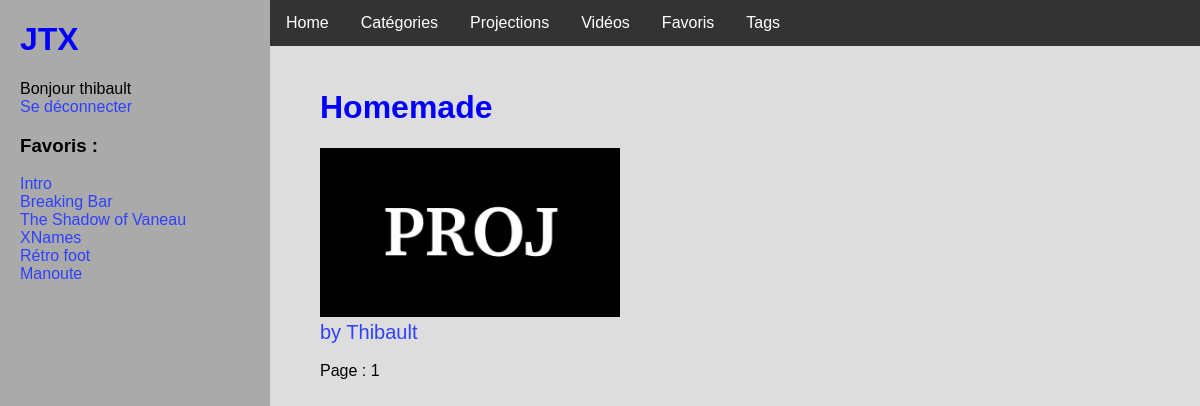
The app's page /category/4/1/ (signed in), older data.
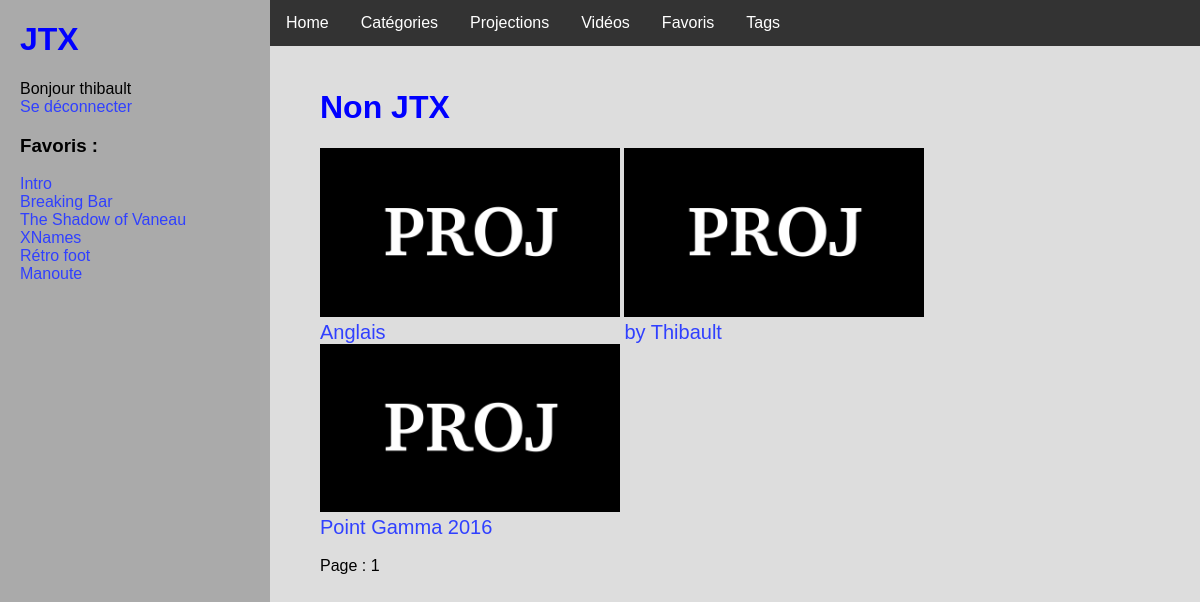
The same page, newer data.
### videos/models.py (models this page shows, shortened)
class Favorite(models.Model):
    user = models.ForeignKey(User)
    video = models.ForeignKey(Video)
    date = models.DateTimeField(auto_now_add = True)
    class Meta:
        unique_together = (('user', 'video'),)

class Video(models.Model):
    titre = models.CharField(max_length=100)
    date = models.DateField(default=datetime.date.today)
    url = models.CharField(max_length=1000)
    extension = models.CharField(max_length=4, default="mp4")
    views = models.IntegerField(default=0)
    public = models.BooleanField(default=False)

class Category(models.Model):
    titre = models.CharField(max_length=100)
    public = models.BooleanField(default=False)

class Proj(models.Model):
    titre = models.CharField(max_length=100)
    category = models.ForeignKey(Category)
    date = models.DateField(default=datetime.date.today)
    views = models.IntegerField(default=0)

### videos/views.py (the view)
# urls.py: url(r'^category/(?P<category_id>[0-9]+)/(?P<page>[0-9]+)/$', views.category, name='category'),
def category(request, category_id, page=1):
    cat = get_object_or_404(Category, pk=category_id)
    if cat.public or request.user.is_authenticated:
        projs = Proj.objects.filter(category=cat)
        context = {
            'titre': cat.titre,
            'id': category_id,
        }
        return pagination(request, 'projs.html', context, projs, page, 'category')
    else:
        return index(request)

### videos/views.py (called while the page is built)
def id(x):
    return x

def pagination(request, template, context, elements, page, adress, f = id):
    page = int(page)
    nb_page = ((elements.count() - 1) // n_page) + 1
    elements = elements.all()[(page - 1) * n_page:page * n_page]
    context['pages'] = range(1, nb_page + 1)
    context['page'] = page
    elements = map(f, elements)
    context['elements'] = elements
    context['adress'] = 'videos:' + adress
    return render(request, template, context)

### videos/templates/projs.html
{% extends 'base.html' %}
{% block body %}
{% if elements %}
{% load static %}
	{% for p in elements %}
    <a href="{% url 'videos:proj' p.id %}">
        <figure style="display:table-cell">
            <img width="300px" src="{% static 'proj.png' %}"/>
            <figcaption style="font-size:20px">{{p.titre}}</figcaption>
        </figure>
    </a>
	{% endfor %}
{% endif %}
{% endblock %}

### videos/templates/base.html (shortened to what this page needs)
{% load static %}
<!DOCTYPE html>
<html>
<head>
  <link rel="stylesheet" href="{% static 'style.css' %}"/>
</head>
<body>
<div id="lateral_bar">
    <h1> JTX </h1>
    {% if request.user.is_authenticated %}
        Bonjour {{ request.user.username }}
        <br/>
        <a href="/logout/">Se déconnecter</a>
        <br/>
        <h3>Favoris :</h3>
        {% for f in request.user.favorite_set.all %}
        <a href="{% url 'videos:video' f.video.id %}">{{ f.video.titre }}</a>
        <br/>
        {% endfor %}
    {% else %}
        <a href="/login/">Se connecter</a>
    {% endif %}
</div>
<div id="central">
	<div id="navigation_bar">"
    <ul>
        <li><a href="/">Home</a></li>
        <li><a href="{% url 'videos:categories' %}">Catégories</a></li>
        <li><a href="{% url 'videos:projs' 1 %}">Projections</a></li>
        <li><a href="{% url 'videos:videos' 1 %}">Vidéos</a></li>
        {% if request.user.is_authenticated %}
            <li><a href="{% url 'videos:favorites' 1 %}">Favoris</a></li>
        {% endif %}
        <li><a href="{% url 'videos:tags' %}">Tags</a></li>
    </ul>
	</div>
	<div id="body">
    {% if titre_tag %}
        <span class="tag" style="font-size:30px">{{titre}}</span><br/><br/>
    {% else %}
        <h1>{{titre}}</h1>
    {% endif %}
    {% block body %}
    {% endblock %}
    {% if pages and page and adress %}
        <br/>
        <br/>
        Page :
        {% for p in pages %}
            {% if p != page %}
                {% if id %}
                    <a href="{% url adress id p %}">{{p}}</a>
                {% else %}
                    <a href="{% url adress p %}">{{p}}</a>
                {% endif %}
            {% else %}
                {{p}}
            {% endif %}
        {% endfor %}
    {% endif %}
	</div>
</div>
</body>
</html>

### videos/static/style.css (style rules this page uses)
* { font-family: Arial; }
#lateral_bar { position: absolute; top:0; bottom:0; width:250px; background-color: #AAAAAA; padding-left: 20px; }
#central { position: absolute; top: 0; bottom:0; margin-left: 270px; }
#body { float: right; margin-top:30px; padding-top: 20px; padding-left: 50px; }
body { padding: 0; margin: 0; background-color: #DDDDDD; }
h1 { color: blue; }
a { color: #3040FF; text-decoration: none; }
#navigation_bar ul { list-style-type: none; margin: 0; padding: 0; overflow: hidden; background-color: #333; position: fixed; top: 0; width: 100%; }
#navigation_bar li { float: left; }
#navigation_bar li a { display: block; color: white; text-align: center; padding: 14px 16px; text-decoration: none; }

Row changes from the older to the newer data that the page shows:
changed Category: titre "Homemade" → "Non JTX"
now on this page (row edited): Proj: titre "Anglais"
now on this page (row edited): Proj: titre "Point Gamma 2016"
